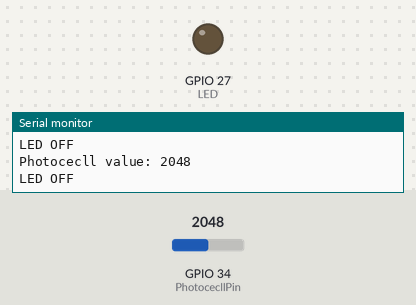
This sketch was run on a simulated ESP32. Parts: output pins drawn as LEDs (lit = HIGH), the last lines printed to the serial monitor. The inputs (shaded band) are chosen by the test bench; at power-on: GPIO 34 (PhotocecllPin) = 2048.

Above: at 1.2 s.
1.3 s: GPIO 34 (PhotocecllPin) set to 830
2.8 s: GPIO 34 (PhotocecllPin) set to 752
At 3.2 s:
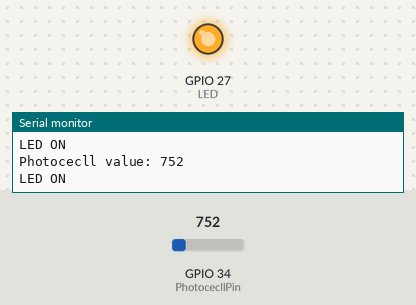
4.3 s: GPIO 34 (PhotocecllPin) set to 840
At 5.5 s:
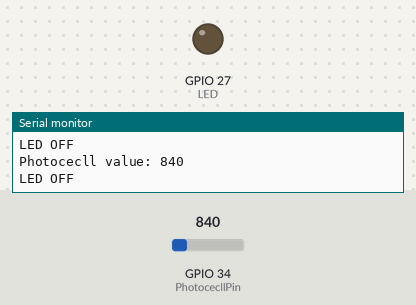
5.8 s: GPIO 34 (PhotocecllPin) set to 760
At 7.0 s:
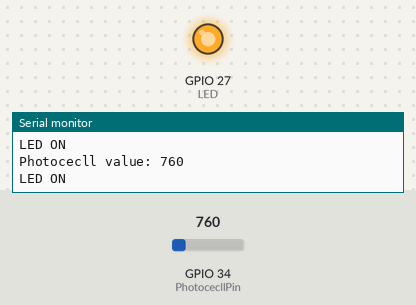
Timing chart, 0 to 8.3 s (numbered marks = the images above; inputs shaded):
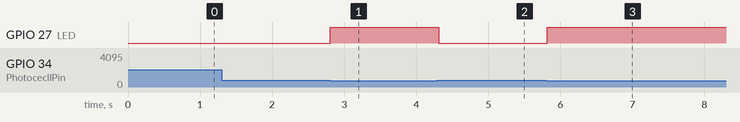

The sketch:

2.2Light-Control-System.ino
```cpp
#define PhotocecllPin 34  //Define the photoresistor pin
#define LED           27  //Define LED pin

void setup() {
  //Initialize serial port
  Serial.begin(9600);
  //Set the photoresistor pin to input mode
  pinMode(PhotocecllPin,INPUT);
  //Set the LED pin to output mode
  pinMode(LED,OUTPUT);
}

void loop() {
  //Read the value of the photoresistor
  int ReadValue = analogRead(PhotocecllPin);
  //Print the value. NOTE: ESP32 board is 12-bit ADC, whose detection value range is within 0~4095.
  Serial.print("Photocecll value: ");
  Serial.println(ReadValue);
  //Determine:
  //The value of the photoresistor >= 800, LED turns off
  //The value of the photoresistor =< 800, LED turns on
  if(ReadValue >= 800) {
    digitalWrite(LED,LOW);
    Serial.println("LED OFF");
  }
  else{
    digitalWrite(LED,HIGH);
    Serial.println("LED ON");
  }
  delay(100);
}
```

Measured:
- the behaviour switches between 800 and 799 on GPIO 34 (PhotocecllPin) (found by bisection; images 0 and 1)
- after the input at 2.8 s, GPIO 27 (LED): LOW → HIGH at once
- after the input at 4.3 s, GPIO 27 (LED): HIGH → LOW at once
- after the input at 5.8 s, GPIO 27 (LED): LOW → HIGH at once
